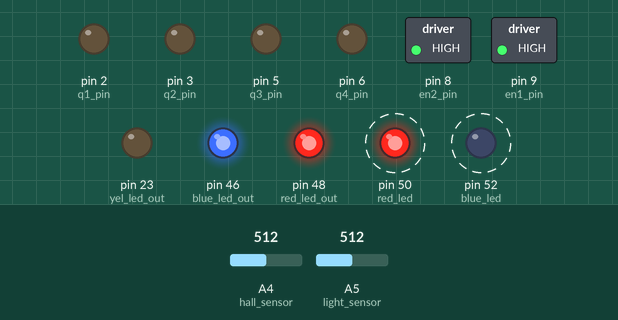
The sketch below on a simulated Arduino Mega 2560, built with avr-gcc and run on an emulated ATmega2560. On the bench: switched loads named in the sketch (green lamp = pin HIGH), output pins drawn as LEDs (lit = HIGH). Dashed ring = blinking. Inputs (shaded band) come from the test bench; at power-on: A5 (light_sensor) = 512, A4 (hall_sensor) = 512.

Above: at 1.25 s.
1.3 s: A5 (light_sensor) set to 499
At 2.0 s:
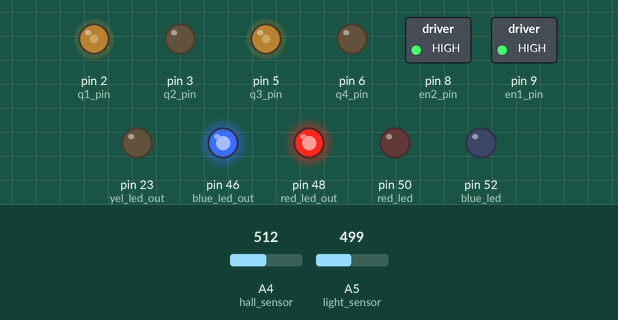
4.3 s: A4 (hall_sensor) set to 810
7.3 s: A4 (hall_sensor) set to 825
At 7.5 s:
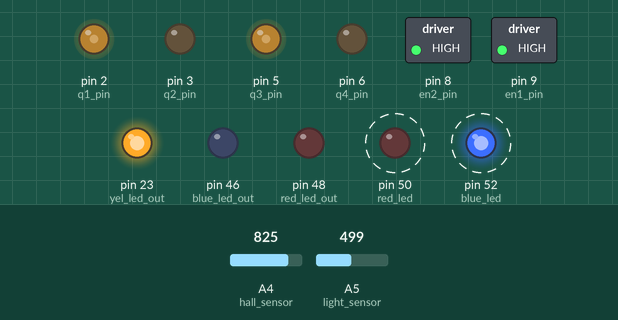
10.3 s: A5 (light_sensor) set to 716
At 10.66 s:
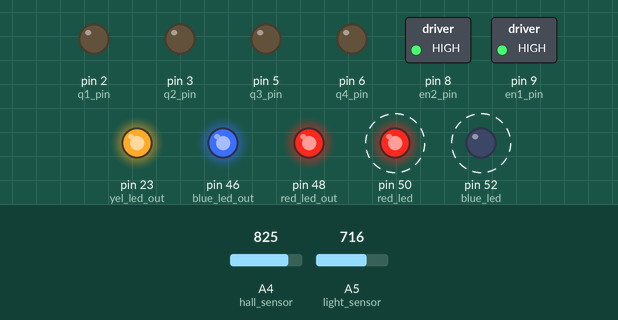
13.3 s: A4 (hall_sensor) set to 716
At 13.51 s:
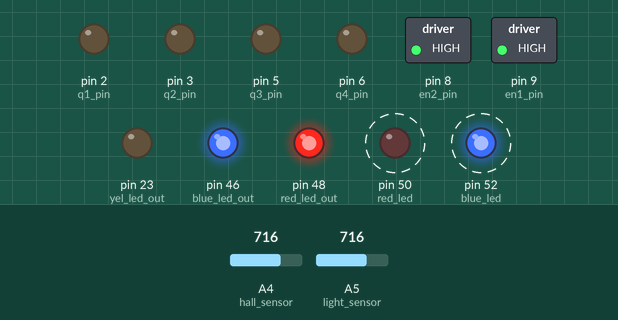
16.3 s: A5 (light_sensor) set to 511
At 16.67 s:
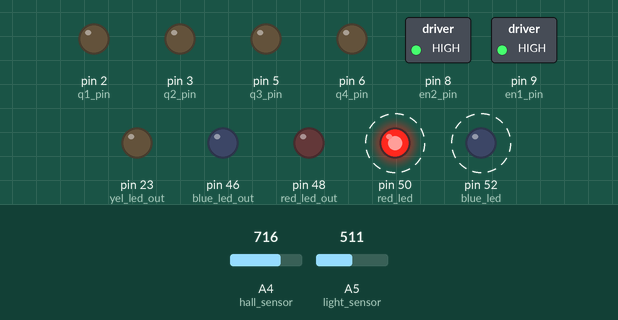
Timing chart, 0 to 20.3 s (numbered marks = the images above; inputs shaded):
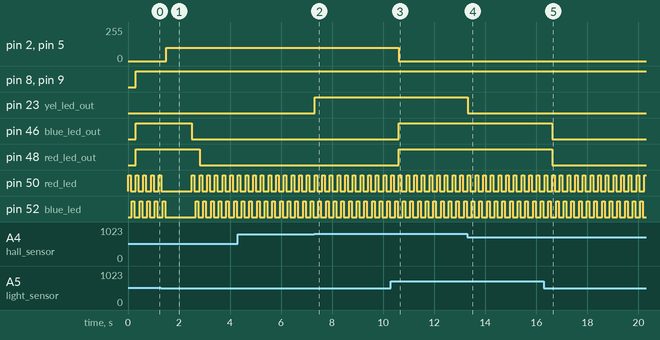

The sketch:

Sensing2A.ino
```cpp
/*
 * Design Phase 3A
 * Sensing
 * Corbeau Team
 * Junior Design
 * 2/17/20
 *
 *
 */

//Output Pins
//First motor
int q1_pin = 2;
int q2_pin = 3;
int en1_pin = 9;
//Second motor
int q3_pin = 5;
int q4_pin = 6;
int en2_pin = 8;
//LEDs
int red_led = 50;
int blue_led = 52;
int red_led_out = 48;
int blue_led_out = 46;
int yel_led_out = 23;
//Hall
int hall_sensor = A4;

//Input pins
int light_sensor = A5;
//Dipswitch pins
int go_pin = 13;
int rev_pin = 12;
int stop_pin = 4;
int l_pin = 11;
int r_pin = 7;
int spin_pin = 10;

//Integers
int motor1_speed = 100;
int motor2_speed = 100;
int red_value = 0;
int blue_value = 0;
int hall_value = 0;
float red_threshold = 2.5;
float blue_threshold = 2.5;
float hall_threshold = 4;
float red_voltage = 0;
float blue_voltage = 0;
float hall_voltage = 0;

//States
enum State_enum{BRAKE, SPIN, FWD, REV, LEFT, RIGHT};
uint8_t state = BRAKE;

//Functions
void clockwise();
void ccw();
void free_run();
void brake();
void right_turn();
void left_turn();
void state_machine();
void full_spin();
void motor1_cw();
void motor2_cw();
void motor1_ccw();
void motor2_ccw();

void setup() {
  //Output pins
  pinMode(q1_pin, OUTPUT);
  pinMode(q2_pin, OUTPUT);
  pinMode(q3_pin, OUTPUT);
  pinMode(q4_pin, OUTPUT);
  pinMode(en1_pin, OUTPUT);
  pinMode(en2_pin, OUTPUT);
  pinMode(red_led, OUTPUT);
  pinMode(blue_led, OUTPUT);
  pinMode(red_led_out, OUTPUT);
  pinMode(blue_led_out, OUTPUT);
  pinMode(yel_led_out, OUTPUT);

  //Input pins
  pinMode(go_pin, INPUT_PULLUP);
  pinMode(rev_pin, INPUT_PULLUP);
  pinMode(stop_pin, INPUT_PULLUP);
  pinMode(spin_pin, INPUT_PULLUP);
  pinMode(l_pin, INPUT_PULLUP);
  pinMode(r_pin, INPUT_PULLUP);

}

void loop() {

  /*state_machine();
  delay(30);*/

  //shine red led, read input
  digitalWrite(red_led, HIGH);
  delay(50);
  red_value = analogRead(light_sensor);
  red_voltage = red_value * (5.0 / 1023);
  delay(50);
  digitalWrite(red_led, LOW);

  delay(50);

  //shine blue led, read input
  digitalWrite(blue_led, HIGH);
  delay(50);
  blue_value = analogRead(light_sensor);
  blue_voltage = blue_value * (5.0 / 1023);
  delay(50);
  digitalWrite(blue_led, LOW);

  delay(50);

  hall_value = analogRead(hall_sensor);
  hall_voltage = hall_value * (5.0 / 1023);

  //make decision, output what color it senses
  if(red_voltage > red_threshold){
    digitalWrite(red_led_out, HIGH);
    if(blue_voltage > blue_threshold){
      brake();
      digitalWrite(blue_led_out, HIGH);
    } else{
      clockwise();
      delay(1000);
    }
  } else{
    digitalWrite(red_led_out, LOW);
  }

  if(blue_voltage > blue_threshold){
    digitalWrite(blue_led_out, HIGH);
  } else{
    digitalWrite(blue_led_out, LOW);
  }

  if(hall_voltage > hall_threshold){
    digitalWrite(yel_led_out, HIGH);
  } else{
    digitalWrite(yel_led_out, LOW);
  }

}

void state_machine(){
  switch(state){

    case BRAKE:
      brake();
      if(digitalRead(go_pin)){
        state = FWD;
      }
      else if(digitalRead(rev_pin)){
        state = REV;
      }
      else if(digitalRead(l_pin)){
        state = LEFT;
      }
      else if(digitalRead(r_pin)){
        state = RIGHT;
      }
      else if(digitalRead(spin_pin)){
        state = SPIN;
      }
      break;

    case FWD:
      if(digitalRead(stop_pin)){
        state = BRAKE;
      } else if(digitalRead(go_pin)){
        clockwise();
      } else{
        state = BRAKE;
      }
      break;

    case REV:
      if(digitalRead(stop_pin)){
        state = BRAKE;
      } else if(digitalRead(rev_pin)){
        ccw();
      } else{
        state = BRAKE;
      }
      break;

    case LEFT:
      if(digitalRead(stop_pin)){
        state = BRAKE;
      } else if(digitalRead(l_pin)){
        left_turn();
      } else{
        state = BRAKE;
      }
      break;

    case RIGHT:
      if(digitalRead(stop_pin)){
        state = BRAKE;
      } else if(digitalRead(r_pin)){
        right_turn();
      } else{
        state = BRAKE;
      }
      break;

    case SPIN:
      if(digitalRead(stop_pin)){
        state = BRAKE;
      } else if(digitalRead(spin_pin)){
        full_spin();
      } else{
        state = BRAKE;
      }
      break;
  }
}

//Motion Control Functions

void clockwise(){
  motor1_cw();
  motor2_cw();
}

void ccw(){
  motor1_ccw();
  motor2_ccw();
}

void brake(){
  digitalWrite(en1_pin, HIGH);
  digitalWrite(en2_pin, HIGH);
  digitalWrite(q1_pin, LOW);
  digitalWrite(q2_pin, LOW);
  digitalWrite(q3_pin, LOW);
  digitalWrite(q4_pin, LOW);
}

void left_turn(){
  motor1_cw();
  motor2_free();
}

void right_turn(){
  motor1_free();
  motor2_cw();
}

void full_spin(){
  motor1_cw();
  motor2_ccw();
}

void motor1_cw(){
  //first motor
  digitalWrite(en1_pin, HIGH);
  analogWrite(q2_pin, 0);
  analogWrite(q1_pin, motor1_speed);
}

void motor2_cw(){
  //second motor
  digitalWrite(en2_pin, HIGH);
  analogWrite(q4_pin, 0);
  analogWrite(q3_pin, motor2_speed);
}

void motor1_ccw(){
  //first motor
  digitalWrite(en1_pin, HIGH);
  analogWrite(q1_pin, 0);
  analogWrite(q2_pin, motor1_speed);
}

void motor2_ccw(){
  digitalWrite(en2_pin, HIGH);
  analogWrite(q3_pin, 0);
  analogWrite(q4_pin, motor2_speed);
}

void motor1_free(){
  digitalWrite(en1_pin, LOW);
}

void motor2_free(){
  digitalWrite(en2_pin, LOW);
}
```

Measured:
- the behaviour switches between 512 and 511 on A5 (light_sensor) (found by bisection; images 0 and 1)
- the behaviour switches between 818 and 819 on A4 (hall_sensor) (found by bisection; images 1 and 2)
- after the input at 1.3 s, pin 2 (q1_pin), pin 5 (q3_pin): 0/255 → 100/255 after 0.20 s; pin 46 (blue_led_out): HIGH → LOW after 1.2 s; pin 48 (red_led_out): HIGH → LOW after 1.5 s
- after the input at 7.3 s, pin 23 (yel_led_out): LOW → HIGH at once
- after the input at 10.3 s, pin 2 (q1_pin), pin 5 (q3_pin): 100/255 → 0/255 after 0.31 s; pin 46 (blue_led_out), pin 48 (red_led_out): LOW → HIGH after 0.31 s
- after the input at 13.3 s, pin 23 (yel_led_out): HIGH → LOW at once
- after the input at 16.3 s, pin 46 (blue_led_out), pin 48 (red_led_out): HIGH → LOW after 0.32 s
- by itself, pin 50 (red_led), pin 52 (blue_led): alternates HIGH for 0.10 s and LOW for 0.20 s
